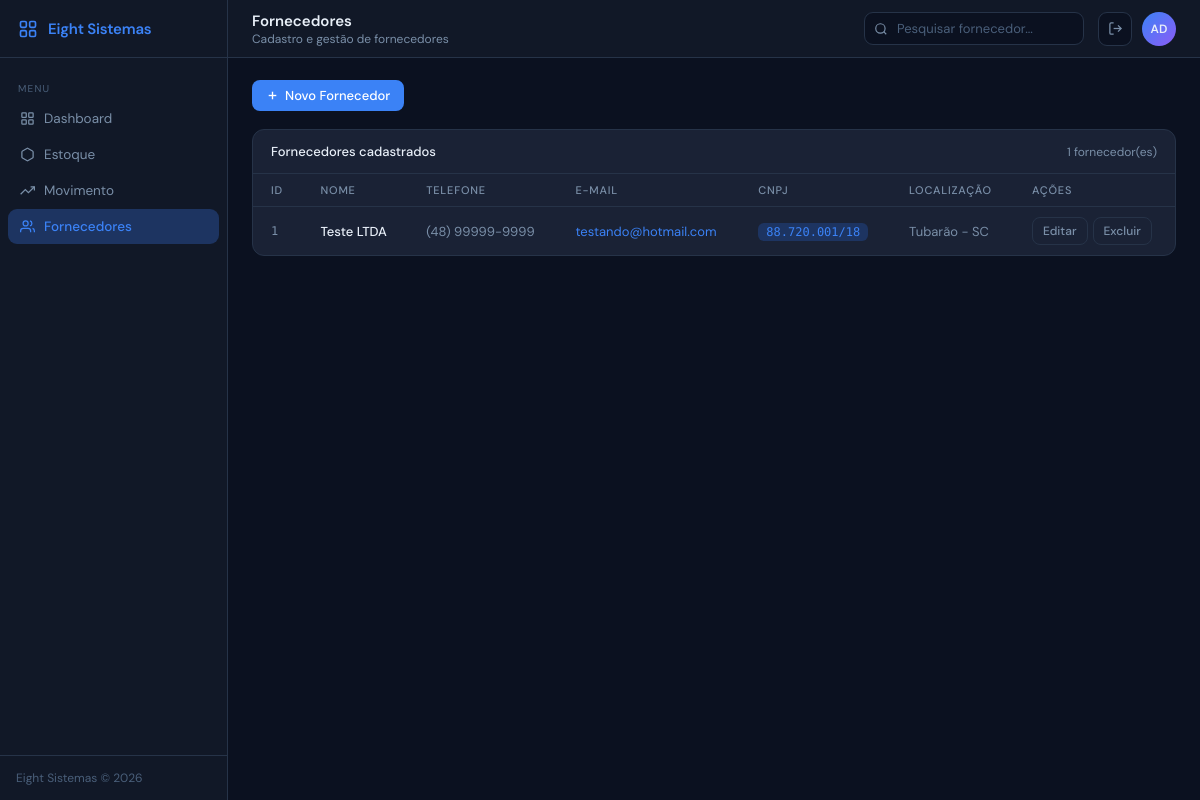
/fornecedores (signed in), run on the app's committed database.
### app.py (models this page shows)
class Fornecedor(db.Model):
    __tablename__ = 'fornecedores'
    id = db.Column(db.Integer, primary_key=True)
    nome = db.Column(db.String(100), nullable=False)
    contato = db.Column(db.String(50))
    email = db.Column(db.String(100))
    cnpj = db.Column(db.String(18))
    localizacao = db.Column(db.String(200))
    produtos = db.relationship('Produto', backref='fornecedor', lazy=True)

### app.py (the view)
@app.route('/fornecedores')
@login_required
def fornecedores():
    lista = Fornecedor.query.all()
    return render_template('fornecedores.html', fornecedores=lista)

### app.py (called while the page is built)
def login_required(f):
    @wraps(f)
    def decorated(*args, **kwargs):
        if 'usuario_id' not in session:
            return redirect(url_for('login'))
        return f(*args, **kwargs)
    return decorated

### templates/fornecedores.html (shortened to what this page needs)
{% extends "base.html" %}
{% block nav_fornecedores %}active{% endblock %}
{% block page_title %}Fornecedores{% endblock %}
{% block page_sub %}Cadastro e gestão de fornecedores{% endblock %}
{% block topbar_extra %}
<div class="search-wrap">
  <input type="text" id="inputPesquisaForn" onkeyup="filtrarFornecedores()" placeholder="Pesquisar fornecedor...">
</div>
{% endblock %}
{% block content %}
<div>
  <button class="btn btn-blue" onclick="abrirCadastro()">
    <svg viewBox="0 0 24 24" fill="none" stroke="currentColor" stroke-width="2.5"><line x1="12" y1="5" x2="12" y2="19"/><line x1="5" y1="12" x2="19" y2="12"/></svg>
    Novo Fornecedor
  </button>
</div>
<div class="tcard">
  <div class="tcard-header">
    <span class="tcard-title">Fornecedores cadastrados</span>
    <span class="text-muted" style="font-size:12px;">{{ fornecedores|length }} fornecedor(es)</span>
  </div>
  {% if fornecedores %}
  <table>
    <thead>
      <tr>
        <th>ID</th>
        <th>Nome</th>
        <th>Telefone</th>
        <th>E-mail</th>
        <th>CNPJ</th>
        <th>Localização</th>
        <th>Ações</th>
      </tr>
    </thead>
    <tbody>
      {% for f in fornecedores %}
      <tr>
        <td class="mono">{{ f.id }}</td>
        <td class="fw500">{{ f.nome }}</td>
        <td class="text-muted">{{ f.contato if f.contato else '—' }}</td>
        <td>
          {% if f.email %}
          <a href="mailto:{{ f.email }}" style="color:var(--blue);text-decoration:none;font-size:13px;">{{ f.email }}</a>
          {% else %}<span class="text-muted">—</span>{% endif %}
        </td>
        <td>
          {% if f.cnpj %}<span class="tag-cnpj">{{ f.cnpj }}</span>
          {% else %}<span class="text-muted">—</span>{% endif %}
        </td>
        <td class="text-muted">{{ f.localizacao if f.localizacao else '—' }}</td>
        <td>
          <div style="display:flex;gap:5px;">
            <button class="btn btn-ghost btn-sm"
                    onclick="prepararEdicao('{{ f.id }}','{{ f.nome }}','{{ f.contato or '' }}','{{ f.email or '' }}','{{ f.cnpj or '' }}','{{ f.localizacao or '' }}')">
              Editar
            </button>
            <a class="btn btn-danger btn-sm" href="#"
               onclick="confirmarExclusao('{{ f.id }}','{{ f.nome }}');return false;">
              Excluir
            </a>
          </div>
        </td>
      </tr>
      {% endfor %}
    </tbody>
  </table>
  {% endif %}
</div>
{% endblock %}

### templates/base.html (style rules this page uses)
*, *::before, *::after { margin: 0; padding: 0; box-sizing: border-box; }
:root { --bg: #0B1120; --surface: #111827; --card: #1A2235; --card2: #1F2D42; --border: #263348; --border2: #2E3D55; --blue: #3B82F6; --blue-dim: #1D3461; --red: #EF4444; --red-dim: #2D1515; --green: #10B981; --green-dim:#0C2118; --amber: #F59E0B; --amber-dim:#2A1F08; --purple: #8B5CF6; --text: #E8EFF8; --muted: #7A8FA8; --muted2: #4A5F7A; --sidebar-w: 228px; --header-h: 58px; --radius: 12px; --font: 'DM Sans', sans-serif; --mono: 'DM Mono', monospace; }
body { font-family: var(--font); background: var(--bg); color: var(--text); font-size: 14px; min-height: 100vh; }
.search-wrap { position: relative; }
.search-wrap input { background: var(--bg); border: 1px solid var(--border); border-radius: 9px; padding: 7px 12px 7px 32px; color: var(--text); font-size: 13px; font-family: var(--font); outline: none; width: 220px; transition: border-color 0.15s, width 0.2s; }
.search-wrap input::placeholder { color: var(--muted2); }
.tcard { background: var(--card); border: 1px solid var(--border); border-radius: var(--radius); overflow: hidden; }
.tcard-header { padding: 13px 18px; border-bottom: 1px solid var(--border); display: flex; align-items: center; justify-content: space-between; gap: 12px; }
.tcard-title { font-size: 13px; font-weight: 500; }
table { width: 100%; border-collapse: collapse; }
thead th { font-size: 11px; color: var(--muted); text-transform: uppercase; letter-spacing: .8px; padding: 9px 18px; text-align: left; border-bottom: 1px solid var(--border); font-weight: 500; }
tbody tr { transition: background 0.1s; }
tbody td { padding: 10px 18px; font-size: 13px; border-bottom: 1px solid #1a2535; }
tbody tr:last-child td { border-bottom: none; }
.btn { display: inline-flex; align-items: center; gap: 6px; padding: 7px 14px; border-radius: 8px; font-size: 13px; font-weight: 500; font-family: var(--font); cursor: pointer; transition: opacity 0.15s, background 0.15s; border: none; text-decoration: none; }
.btn svg { width: 13px; height: 13px; }
.btn-blue { background: var(--blue); color: #fff; }
.btn-ghost { background: transparent; border: 1px solid var(--border); color: var(--muted); }
.btn-danger { background: transparent; border: 1px solid var(--border); color: var(--muted); }
.btn-sm { padding: 5px 10px; font-size: 12px; }
.mono { font-family: var(--mono); font-size: 12px; color: var(--muted); }
.text-muted { color: var(--muted); }
.fw500 { font-weight: 500; }

### templates/fornecedores.html (style rules this page uses)
.tag-cnpj { font-family: var(--mono); font-size: 12px; background: var(--blue-dim); color: var(--blue); padding: 2px 8px; border-radius: 6px; }

### data on the page
Fornecedor: id "1", nome "Teste LTDA", contato "(48) 99999-9999", email "testando@hotmail.com", cnpj "88.720.001/18", localizacao "Tubarão - SC"

### other printed values
{{ session.get('usuario_nome', 'US')[:2].upper() }} "AD"
{{ fornecedores|length }} "1"
